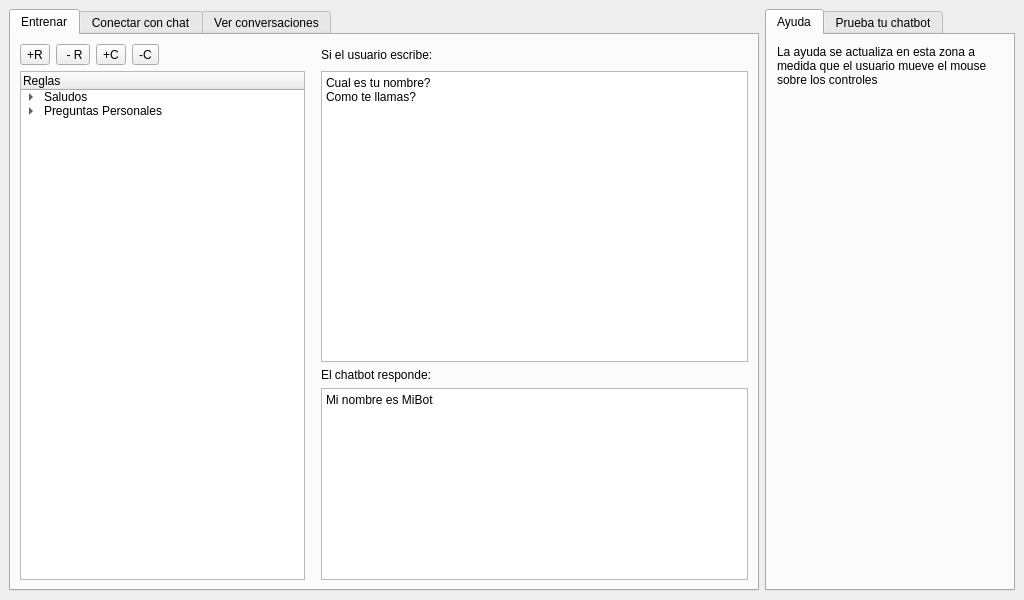
<?xml version="1.0" encoding="UTF-8"?>
<ui version="4.0">
 <class>MainWindow</class>
 <widget class="QMainWindow" name="MainWindow">
  <property name="geometry">
   <rect>
    <x>0</x>
    <y>0</y>
    <width>1024</width>
    <height>600</height>
   </rect>
  </property>
  <property name="windowTitle">
   <string>Chatbot</string>
  </property>
  <widget class="QWidget" name="centralwidget">
   <layout class="QGridLayout" name="gridLayout_2" columnstretch="3,1">
    <item row="1" column="0">
     <layout class="QGridLayout" name="centralGridLayout">
      <item row="0" column="0">
       <widget class="QTabWidget" name="mainTabWidget">
        <property name="currentIndex">
         <number>0</number>
        </property>
        <widget class="QWidget" name="trainTab">
         <attribute name="title">
          <string>Entrenar</string>
         </attribute>
         <layout class="QGridLayout" name="gridLayout_4">
          <item row="0" column="2">
           <layout class="QGridLayout" name="trainTabGridLayout" columnstretch="2,0,0,3">
            <item row="1" column="0" rowspan="5" colspan="2">
             <widget class="QTreeWidget" name="categoriesTree">
              <property name="mouseTracking">
               <bool>true</bool>
              </property>
              <column>
               <property name="text">
                <string>Reglas</string>
               </property>
              </column>
              <item>
               <property name="text">
                <string>Saludos</string>
               </property>
               <item>
                <property name="text">
                 <string>Hola</string>
                </property>
               </item>
               <item>
                <property name="text">
                 <string>Buen día</string>
                </property>
               </item>
               <item>
                <property name="text">
                 <string>Buenas tardes</string>
                </property>
               </item>
              </item>
              <item>
               <property name="text">
                <string>Preguntas Personales</string>
               </property>
               <item>
                <property name="text">
                 <string>¿Cuál es tu nombre?</string>
                </property>
               </item>
               <item>
                <property name="text">
                 <string>¿Cuantos años tienes?</string>
                </property>
               </item>
              </item>
             </widget>
            </item>
            <item row="0" column="2" rowspan="6">
             <spacer name="trainTabSpacer1">
              <property name="orientation">
               <enum>Qt::Horizontal</enum>
              </property>
              <property name="sizeType">
               <enum>QSizePolicy::Fixed</enum>
              </property>
              <property name="sizeHint" stdset="0">
               <size>
                <width>10</width>
                <height>20</height>
               </size>
              </property>
             </spacer>
            </item>
            <item row="0" column="0" colspan="2">
             <layout class="QHBoxLayout" name="rulesToolbarLayout">
              <item>
               <widget class="QToolButton" name="addRuleButton">
                <property name="toolTip">
                 <string>Agregar regla</string>
                </property>
                <property name="text">
                 <string>+R</string>
                </property>
               </widget>
              </item>
              <item>
               <widget class="QToolButton" name="rmRuleButton">
                <property name="toolTip">
                 <string>Borrar regla</string>
                </property>
                <property name="text">
                 <string> - R</string>
                </property>
               </widget>
              </item>
              <item>
               <widget class="QToolButton" name="addCategoryButton">
                <property name="toolTip">
                 <string>Agregar categoría</string>
                </property>
                <property name="text">
                 <string>+C</string>
                </property>
               </widget>
              </item>
              <item>
               <widget class="QToolButton" name="rmCategoryButton">
                <property name="toolTip">
                 <string>Borrar categoría</string>
                </property>
                <property name="text">
                 <string>-C</string>
                </property>
               </widget>
              </item>
              <item>
               <spacer name="rulesToolbarSpacer">
                <property name="orientation">
                 <enum>Qt::Horizontal</enum>
                </property>
                <property name="sizeHint" stdset="0">
                 <size>
                  <width>40</width>
                  <height>20</height>
                 </size>
                </property>
               </spacer>
              </item>
             </layout>
            </item>
            <item row="0" column="3">
             <widget class="QLabel" name="ifUserWritesLabel">
              <property name="text">
               <string>Si el usuario escribe:</string>
              </property>
             </widget>
            </item>
            <item row="2" column="3">
             <widget class="QLabel" name="chatbotRepliesLabel">
              <property name="text">
               <string>El chatbot responde:</string>
              </property>
             </widget>
            </item>
            <item row="3" column="3" rowspan="3">
             <widget class="QPlainTextEdit" name="ruleOutputText">
              <property name="mouseTracking">
               <bool>true</bool>
              </property>
              <property name="plainText">
               <string>Mi nombre es MiBot</string>
              </property>
             </widget>
            </item>
            <item row="1" column="3">
             <widget class="QPlainTextEdit" name="ruleInputText">
              <property name="plainText">
               <string>Cual es tu nombre?
Como te llamas?</string>
              </property>
             </widget>
            </item>
           </layout>
          </item>
         </layout>
        </widget>
        <widget class="QWidget" name="chatTab">
         <attribute name="title">
          <string>Conectar con chat</string>
         </attribute>
         <layout class="QGridLayout" name="gridLayout_8">
          <item row="0" column="1">
           <layout class="QFormLayout" name="chatTabFormLayout">
            <property name="fieldGrowthPolicy">
             <enum>QFormLayout::AllNonFixedFieldsGrow</enum>
            </property>
            <item row="0" column="1">
             <spacer name="chatTabSpacer1">
              <property name="orientation">
               <enum>Qt::Vertical</enum>
              </property>
              <property name="sizeHint" stdset="0">
               <size>
                <width>20</width>
                <height>40</height>
               </size>
              </property>
             </spacer>
            </item>
            <item row="1" column="0">
             <widget class="QLabel" name="connectWithChatLabel">
              <property name="font">
               <font>
                <weight>50</weight>
                <bold>false</bold>
               </font>
              </property>
              <property name="text">
               <string>Conectar con chat:</string>
              </property>
              <property name="alignment">
               <set>Qt::AlignRight|Qt::AlignTrailing|Qt::AlignVCenter</set>
              </property>
             </widget>
            </item>
            <item row="1" column="1">
             <widget class="QRadioButton" name="fbChatRadio">
              <property name="text">
               <string>Facebook</string>
              </property>
              <property name="checked">
               <bool>true</bool>
              </property>
             </widget>
            </item>
            <item row="2" column="1">
             <widget class="QRadioButton" name="gtalkChatRadio">
              <property name="text">
               <string>Gmail o Google Talk</string>
              </property>
             </widget>
            </item>
            <item row="3" column="1">
             <spacer name="chatTabSpacer2">
              <property name="orientation">
               <enum>Qt::Vertical</enum>
              </property>
              <property name="sizeHint" stdset="0">
               <size>
                <width>20</width>
                <height>40</height>
               </size>
              </property>
             </spacer>
            </item>
            <item row="4" column="0">
             <widget class="QLabel" name="usernameLabel">
              <property name="text">
               <string>Usuario:</string>
              </property>
              <property name="alignment">
               <set>Qt::AlignRight|Qt::AlignTrailing|Qt::AlignVCenter</set>
              </property>
             </widget>
            </item>
            <item row="4" column="1">
             <widget class="QLineEdit" name="usernameText">
              <property name="maximumSize">
               <size>
                <width>150</width>
                <height>16777215</height>
               </size>
              </property>
              <property name="text">
               <string>andres.pagliano</string>
              </property>
             </widget>
            </item>
            <item row="5" column="0">
             <widget class="QLabel" name="passwordLabel">
              <property name="sizePolicy">
               <sizepolicy hsizetype="Expanding" vsizetype="Preferred">
                <horstretch>0</horstretch>
                <verstretch>0</verstretch>
               </sizepolicy>
              </property>
              <property name="text">
               <string>Contraseña:</string>
              </property>
              <property name="alignment">
               <set>Qt::AlignRight|Qt::AlignTrailing|Qt::AlignVCenter</set>
              </property>
             </widget>
            </item>
            <item row="5" column="1">
             <widget class="QLineEdit" name="passwordText">
              <property name="maximumSize">
               <size>
                <width>150</width>
                <height>16777215</height>
               </size>
              </property>
              <property name="text">
               <string>xxxxx</string>
              </property>
              <property name="echoMode">
               <enum>QLineEdit::Password</enum>
              </property>
             </widget>
            </item>
            <item row="6" column="1">
             <widget class="QPushButton" name="connectButton">
              <property name="maximumSize">
               <size>
                <width>100</width>
                <height>16777215</height>
               </size>
              </property>
              <property name="text">
               <string>Conectar</string>
              </property>
             </widget>
            </item>
           </layout>
          </item>
         </layout>
        </widget>
        <widget class="QWidget" name="conversationsTab">
         <attribute name="title">
          <string>Ver conversaciones</string>
         </attribute>
         <layout class="QGridLayout" name="gridLayout_9">
          <item row="0" column="0">
           <layout class="QGridLayout" name="conversationTabGridLayout" columnstretch="2,3">
            <item row="1" column="0">
             <widget class="QTableWidget" name="conversationContactsTable">
              <property name="font">
               <font>
                <pointsize>8</pointsize>
               </font>
              </property>
              <property name="selectionMode">
               <enum>QAbstractItemView::SingleSelection</enum>
              </property>
              <property name="selectionBehavior">
               <enum>QAbstractItemView::SelectRows</enum>
              </property>
              <attribute name="horizontalHeaderStretchLastSection">
               <bool>true</bool>
              </attribute>
              <attribute name="verticalHeaderVisible">
               <bool>false</bool>
              </attribute>
              <row>
               <property name="text">
                <string>New Row</string>
               </property>
              </row>
              <row>
               <property name="text">
                <string>New Row</string>
               </property>
              </row>
              <column>
               <property name="text">
                <string>Fecha/Hora</string>
               </property>
              </column>
              <column>
               <property name="text">
                <string>Contacto</string>
               </property>
              </column>
              <item row="0" column="0">
               <property name="text">
                <string>10/02/12 12:22</string>
               </property>
              </item>
              <item row="0" column="1">
               <property name="text">
                <string>paglian@gmail.com</string>
               </property>
              </item>
              <item row="1" column="0">
               <property name="text">
                <string>09/02/12 16:55</string>
               </property>
              </item>
              <item row="1" column="1">
               <property name="text">
                <string>pablo@pablopda.com.ar</string>
               </property>
              </item>
             </widget>
            </item>
            <item row="0" column="0" colspan="2">
             <widget class="QLabel" name="conversationHeaderLabel">
              <property name="font">
               <font>
                <weight>75</weight>
                <bold>true</bold>
               </font>
              </property>
              <property name="text">
               <string>Conversaciones mantenidas con el chatbot:</string>
              </property>
             </widget>
            </item>
            <item row="1" column="1">
             <widget class="QTableWidget" name="conversationTable">
              <property name="font">
               <font>
                <pointsize>8</pointsize>
               </font>
              </property>
              <property name="horizontalScrollBarPolicy">
               <enum>Qt::ScrollBarAlwaysOff</enum>
              </property>
              <property name="editTriggers">
               <set>QAbstractItemView::NoEditTriggers</set>
              </property>
              <property name="alternatingRowColors">
               <bool>true</bool>
              </property>
              <property name="selectionMode">
               <enum>QAbstractItemView::NoSelection</enum>
              </property>
              <attribute name="horizontalHeaderStretchLastSection">
               <bool>true</bool>
              </attribute>
              <attribute name="verticalHeaderVisible">
               <bool>false</bool>
              </attribute>
              <row>
               <property name="text">
                <string>Contacto</string>
               </property>
              </row>
              <row>
               <property name="text">
                <string>Chatbot</string>
               </property>
              </row>
              <row>
               <property name="text">
                <string>Contacto</string>
               </property>
              </row>
              <row>
               <property name="text">
                <string>Chatbot</string>
               </property>
              </row>
              <row>
               <property name="text">
                <string>Contacto</string>
               </property>
              </row>
              <row>
               <property name="text">
                <string>Chatbot</string>
               </property>
              </row>
              <column>
               <property name="text">
                <string>Hora</string>
               </property>
              </column>
              <column>
               <property name="text">
                <string>Conversación</string>
               </property>
              </column>
              <column>
               <property name="text">
                <string>Estado</string>
               </property>
              </column>
              <item row="0" column="0">
               <property name="text">
                <string>10:23:12</string>
               </property>
              </item>
              <item row="0" column="1">
               <property name="text">
                <string>Hola</string>
               </property>
              </item>
              <item row="0" column="2">
               <property name="text">
                <string/>
               </property>
              </item>
              <item row="1" column="0">
               <property name="text">
                <string>10:23:14</string>
               </property>
              </item>
              <item row="1" column="1">
               <property name="text">
                <string>Hola!</string>
               </property>
              </item>
              <item row="1" column="2">
               <property name="text">
                <string>Ok</string>
               </property>
               <property name="textAlignment">
                <set>AlignHCenter|AlignVCenter|AlignCenter</set>
               </property>
               <property name="foreground">
                <brush brushstyle="NoBrush">
                 <color alpha="255">
                  <red>85</red>
                  <green>170</green>
                  <blue>0</blue>
                 </color>
                </brush>
               </property>
              </item>
              <item row="2" column="0">
               <property name="text">
                <string>10:23:19</string>
               </property>
              </item>
              <item row="2" column="1">
               <property name="text">
                <string>Como te llamas?</string>
               </property>
              </item>
              <item row="3" column="0">
               <property name="text">
                <string>10:23:20</string>
               </property>
              </item>
              <item row="3" column="1">
               <property name="text">
                <string>MiBot</string>
               </property>
              </item>
              <item row="3" column="2">
               <property name="text">
                <string>Ok</string>
               </property>
               <property name="textAlignment">
                <set>AlignHCenter|AlignVCenter|AlignCenter</set>
               </property>
               <property name="foreground">
                <brush brushstyle="NoBrush">
                 <color alpha="255">
                  <red>85</red>
                  <green>170</green>
                  <blue>0</blue>
                 </color>
                </brush>
               </property>
              </item>
              <item row="4" column="0">
               <property name="text">
                <string>10:23:23</string>
               </property>
              </item>
              <item row="4" column="1">
               <property name="text">
                <string>Cuanto es 2+2?</string>
               </property>
              </item>
              <item row="5" column="0">
               <property name="text">
                <string>10:23:27</string>
               </property>
              </item>
              <item row="5" column="1">
               <property name="text">
                <string>No entiendo tu pregunta</string>
               </property>
              </item>
              <item row="5" column="2">
               <property name="text">
                <string>Falló</string>
               </property>
               <property name="textAlignment">
                <set>AlignHCenter|AlignVCenter|AlignCenter</set>
               </property>
               <property name="background">
                <brush brushstyle="NoBrush">
                 <color alpha="255">
                  <red>0</red>
                  <green>0</green>
                  <blue>0</blue>
                 </color>
                </brush>
               </property>
               <property name="foreground">
                <brush brushstyle="SolidPattern">
                 <color alpha="255">
                  <red>255</red>
                  <green>0</green>
                  <blue>0</blue>
                 </color>
                </brush>
               </property>
              </item>
             </widget>
            </item>
           </layout>
          </item>
         </layout>
        </widget>
       </widget>
      </item>
     </layout>
    </item>
    <item row="1" column="1">
     <widget class="QTabWidget" name="rightSideTabWidget">
      <property name="currentIndex">
       <number>0</number>
      </property>
      <widget class="QWidget" name="helpTab">
       <attribute name="title">
        <string>Ayuda</string>
       </attribute>
       <widget class="QLabel" name="helpLabel">
        <property name="geometry">
         <rect>
          <x>10</x>
          <y>10</y>
          <width>221</width>
          <height>221</height>
         </rect>
        </property>
        <property name="text">
         <string>La ayuda se actualiza en esta zona a medida que el usuario mueve el mouse sobre los controles</string>
        </property>
        <property name="alignment">
         <set>Qt::AlignLeading|Qt::AlignLeft|Qt::AlignTop</set>
        </property>
        <property name="wordWrap">
         <bool>true</bool>
        </property>
       </widget>
      </widget>
      <widget class="QWidget" name="testTab">
       <attribute name="title">
        <string>Prueba tu chatbot</string>
       </attribute>
       <layout class="QVBoxLayout" name="verticalLayout">
        <item>
         <widget class="QLabel" name="testLabel">
          <property name="text">
           <string>Prueba:</string>
          </property>
         </widget>
        </item>
        <item>
         <widget class="QTextEdit" name="testConversationText">
          <property name="readOnly">
           <bool>true</bool>
          </property>
          <property name="html">
           <string>&lt;!DOCTYPE HTML PUBLIC &quot;-//W3C//DTD HTML 4.0//EN&quot; &quot;http://www.w3.org/TR/REC-html40/strict.dtd&quot;&gt;
&lt;html&gt;&lt;head&gt;&lt;meta name=&quot;qrichtext&quot; content=&quot;1&quot; /&gt;&lt;style type=&quot;text/css&quot;&gt;
p, li { white-space: pre-wrap; }
&lt;/style&gt;&lt;/head&gt;&lt;body style=&quot; font-family:'Cantarell'; font-size:10pt; font-weight:400; font-style:normal;&quot;&gt;
&lt;p style=&quot; margin-top:0px; margin-bottom:0px; margin-left:0px; margin-right:0px; -qt-block-indent:0; text-indent:0px;&quot;&gt;&lt;span style=&quot; color:#0000ff;&quot;&gt; - Hola&lt;/span&gt;&lt;/p&gt;
&lt;p style=&quot; margin-top:0px; margin-bottom:0px; margin-left:0px; margin-right:0px; -qt-block-indent:0; text-indent:0px;&quot;&gt;&lt;span style=&quot; color:#550000;&quot;&gt;Hola!&lt;/span&gt;&lt;/p&gt;
&lt;p style=&quot; margin-top:0px; margin-bottom:0px; margin-left:0px; margin-right:0px; -qt-block-indent:0; text-indent:0px;&quot;&gt;&lt;span style=&quot; color:#0000ff;&quot;&gt; - ¿Como te llamas?&lt;/span&gt;&lt;/p&gt;
&lt;p style=&quot; margin-top:0px; margin-bottom:0px; margin-left:0px; margin-right:0px; -qt-block-indent:0; text-indent:0px;&quot;&gt;&lt;span style=&quot; color:#550000;&quot;&gt;Mi nombre es MiBot&lt;/span&gt;&lt;/p&gt;&lt;/body&gt;&lt;/html&gt;</string>
          </property>
         </widget>
        </item>
        <item>
         <widget class="QLineEdit" name="testInputText">
          <property name="text">
           <string>Cuantos años tie</string>
          </property>
         </widget>
        </item>
       </layout>
      </widget>
     </widget>
    </item>
   </layout>
  </widget>
  <action name="actionAbrir">
   <property name="text">
    <string>Abrir...</string>
   </property>
   <property name="shortcut">
    <string>Ctrl+O</string>
   </property>
  </action>
  <action name="actionGuardar">
   <property name="text">
    <string>Guardar</string>
   </property>
   <property name="shortcut">
    <string>Ctrl+S</string>
   </property>
  </action>
  <action name="actionSalir">
   <property name="text">
    <string>Salir</string>
   </property>
   <property name="shortcut">
    <string>Ctrl+Q</string>
   </property>
  </action>
  <action name="actionGuardar_como">
   <property name="text">
    <string>Guardar como...</string>
   </property>
   <property name="shortcut">
    <string>Ctrl+Shift+S</string>
   </property>
  </action>
  <action name="actionMostrar_ayuda">
   <property name="text">
    <string>Mostrar ayuda</string>
   </property>
   <property name="shortcut">
    <string>F1</string>
   </property>
  </action>
  <action name="actionReportar_un_error">
   <property name="text">
    <string>Reportar un error</string>
   </property>
  </action>
  <action name="actionAcerca_de">
   <property name="text">
    <string>Acerca de...</string>
   </property>
  </action>
 </widget>
 <resources/>
 <connections/>
</ui>
